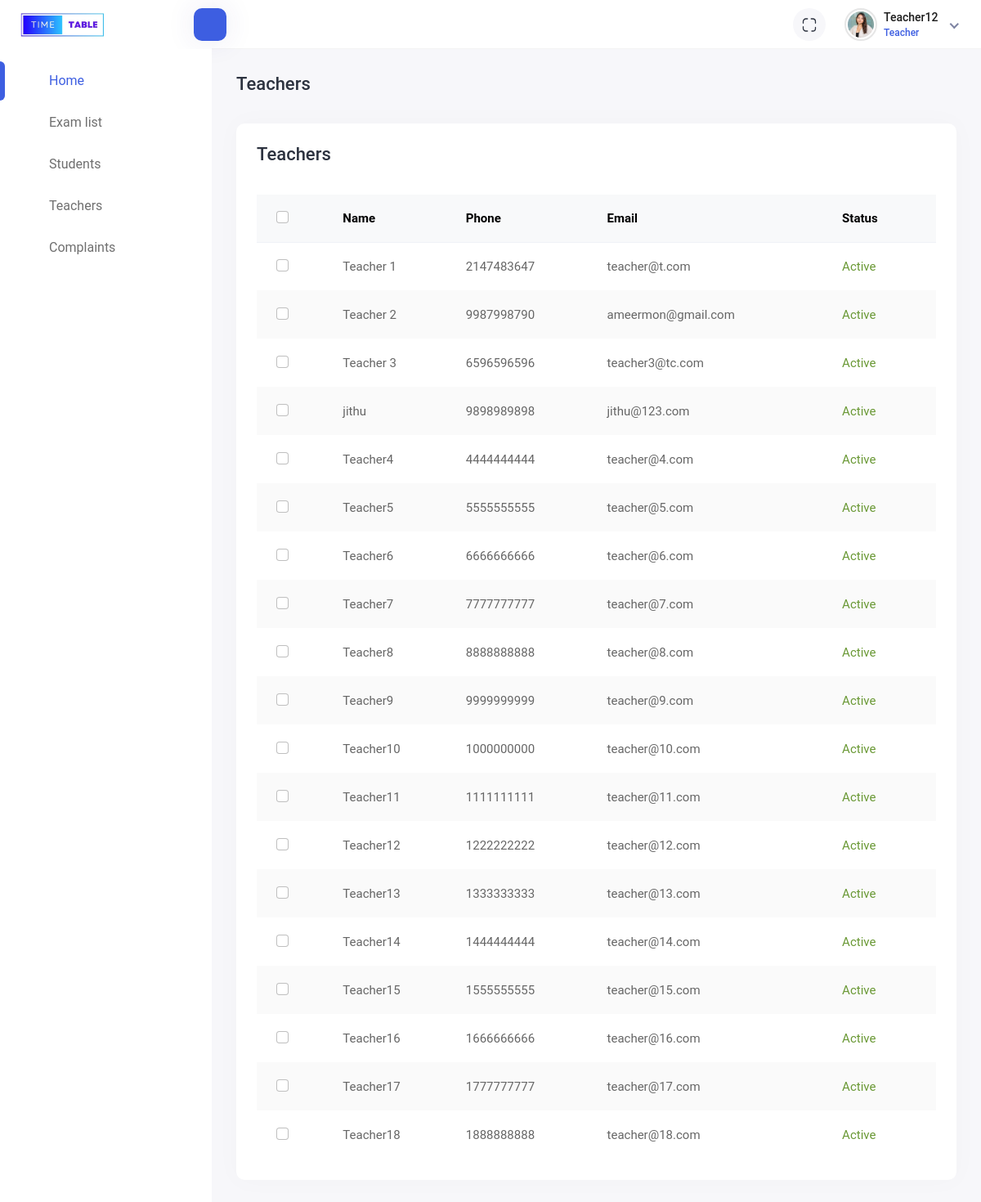
The page /teacher/teachers.php (signed in) on the database its author committed.
### tables this page shows
CREATE TABLE `tbl_teacher` (
  `t_id` int(11) NOT NULL,
  `name` varchar(50) NOT NULL,
  `phone` varchar(20) NOT NULL,
  `email` varchar(50) NOT NULL,
  `pass` varchar(50) NOT NULL,
  `sts` int(11) NOT NULL
);

### dbcon.php (called while the page is built)
<?php
function dbset($sql,$options)
{
    $con=mysqli_connect("localhost","root","","timetable");
    if($con)
    {
        $qry=mysqli_query($con,$sql);
        if($options==1)
        {
            return $qry;
        }
        elseif($options==2)
        {
            $row=mysqli_num_rows($qry);
            return $row;
        }
        elseif($options==3)
        {
            $rlt=mysqli_fetch_array($qry,MYSQLI_NUM);
            return $rlt;
        }
        elseif($options==4)
        {
            $rlt=mysqli_fetch_array($qry);
            return $rlt;
        }
        else
        {
            return mysqli_error($con);
        }
    }
}
?>

### teacher/teachers.php (the view, shortened to what this page needs)
<?php require('header.php'); ?>
<div class="page-wrapper">
    <div class="content container-fluid">
        <div class="page-header">
            <div class="row align-items-center">
                <div class="col">
                    <h3 class="page-title">Teachers</h3>
                </div>
            </div>
        </div>
        <div class="row">
            <div class="col-sm-12">
                <div class="card card-table">
                    <div class="card-body">
                        <div class="page-header">
                            <div class="row align-items-center">
                                <div class="col">
                                    <h3 class="page-title">Teachers</h3>
                                </div>
                            </div>
                        </div>
                        <div class="table-responsive">
                            <table class="table border-0 star-student table-hover table-center mb-0 table-striped">
                                <thead class="student-thread">
                                    <tr>
                                        <th>
                                            <div class="form-check check-tables">
                                                <input class="form-check-input" type="checkbox" value="something">
                                            </div>
                                        </th>
                                        <th>Name</th>
                                        <th>Phone</th>
                                        <th>Email</th>
                                        <th>Status</th>
                                </thead>
                                <tbody>
                                    <?php
                                    $sql = "SELECT *  FROM `tbl_teacher` ";
                                    $rlt = dbset($sql, 1);
                                    while ($row = mysqli_fetch_array($rlt)) {
                                    ?>
                                        <tr>
                                            <td>
                                                <div class="form-check check-tables">
                                                    <input class="form-check-input" type="checkbox" value="something">
                                                </div>
                                            </td>
                                            <td><?php echo $row[1] ?></td>
                                            <td><?php echo $row[2] ?></td>
                                            <td><?php echo $row[3] ?></td>
                                            <td><?php if ($row[5] == 0) { ?><span class="text-success"> Active </span> <?php } else { ?><span class="text-danger"> Inactive </span> <?php } ?></td>
                                        </tr>
                                    <?php } ?>
                                </tbody>
                            </table>
                        </div>
                    </div>
                </div>
            </div>
        </div>
    </div>
</div>
</div>
</body>
</html>

### rows shown on the page
tbl_teacher: name "Teacher 1", phone "2147483647", email "teacher@t.com", sts "Active"
tbl_teacher: name "Teacher 2", phone "9987998790", email "ameermon@gmail.com", sts "Active"
tbl_teacher: name "Teacher 3", phone "6596596596", email "teacher3@tc.com", sts "Active"
tbl_teacher: name "jithu", phone "9898989898", email "jithu@123.com", sts "Active"
tbl_teacher: name "Teacher4", phone "4444444444", email "teacher@4.com", sts "Active"
tbl_teacher: name "Teacher5", phone "5555555555", email "teacher@5.com", sts "Active"
tbl_teacher: name "Teacher6", phone "6666666666", email "teacher@6.com", sts "Active"
tbl_teacher: name "Teacher7", phone "7777777777", email "teacher@7.com", sts "Active"
tbl_teacher: name "Teacher8", phone "8888888888", email "teacher@8.com", sts "Active"
tbl_teacher: name "Teacher9", phone "9999999999", email "teacher@9.com", sts "Active"
tbl_teacher: name "Teacher10", phone "1000000000", email "teacher@10.com", sts "Active"
tbl_teacher: name "Teacher11", phone "1111111111", email "teacher@11.com", sts "Active"
tbl_teacher: name "Teacher12", phone "1222222222", email "teacher@12.com", sts "Active"
tbl_teacher: name "Teacher13", phone "1333333333", email "teacher@13.com", sts "Active"
tbl_teacher: name "Teacher14", phone "1444444444", email "teacher@14.com", sts "Active"
tbl_teacher: name "Teacher15", phone "1555555555", email "teacher@15.com", sts "Active"
tbl_teacher: name "Teacher16", phone "1666666666", email "teacher@16.com", sts "Active"
tbl_teacher: name "Teacher17", phone "1777777777", email "teacher@17.com", sts "Active"
tbl_teacher: name "Teacher18", phone "1888888888", email "teacher@18.com", sts "Active"

### other values the page prints
$name "Teacher12"
